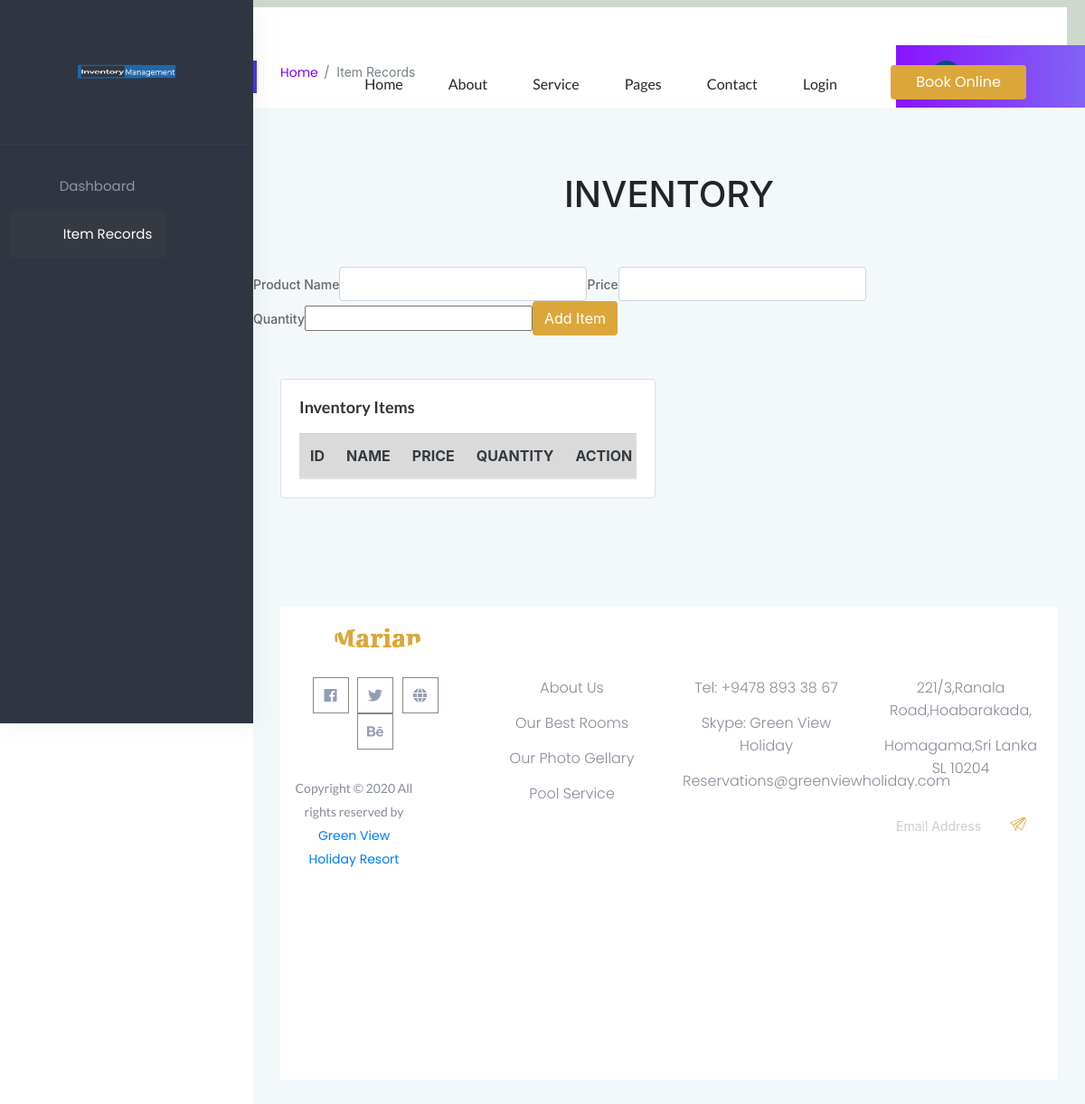
The app's page /InventoryManagement/table.php (signed in), older data.
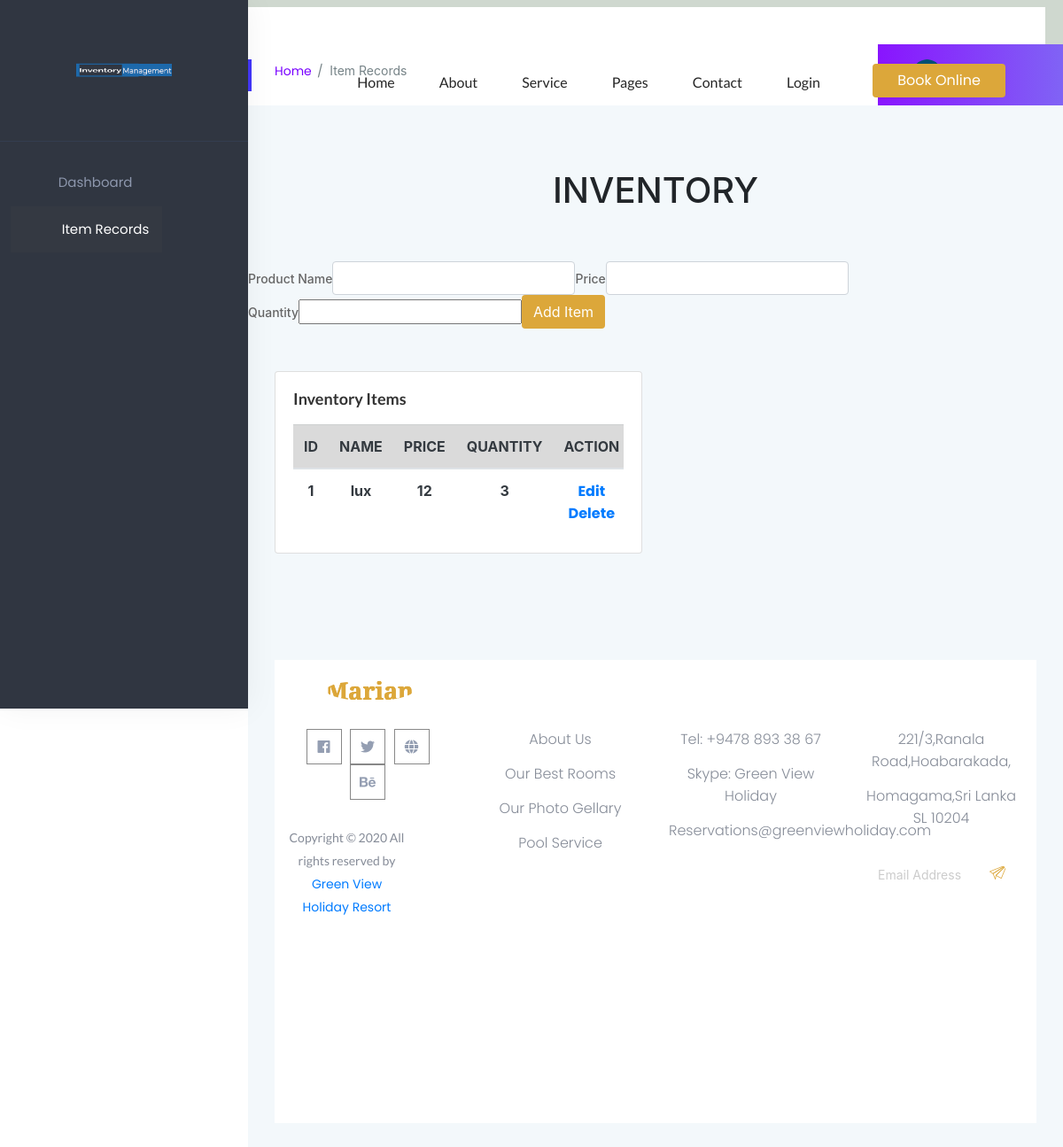
The same page, newer data.
### tables this page shows
CREATE TABLE `product` (
  `product_id` int(20) NOT NULL,
  `product_name` varchar(30) NOT NULL,
  `price` float NOT NULL,
  `quantity` int(10) NOT NULL
);

### InventoryManagement/table.php (the view, shortened to what the rows shown need)
<!doctype html>
<html class="no-js" lang="en">
<head>
<head>
    <link rel="stylesheet" href="assets/css/bootstrap.min.css">
    <link rel="stylesheet" href="assets/css/owl.carousel.min.css">
    <link rel="stylesheet" href="assets/css/gijgo.css">
    <link rel="stylesheet" href="assets/css/slicknav.css">
    <link rel="stylesheet" href="assets/css/animate.min.css">
    <link rel="stylesheet" href="assets/css/magnific-popup.css">
    <link rel="stylesheet" href="assets/css/fontawesome-all.min.css">
    <link rel="stylesheet" href="assets/css/themify-icons.css">
    <link rel="stylesheet" href="assets/css/themify-icons.css">
    <link rel="stylesheet" href="assets/css/slick.css">
    <link rel="stylesheet" href="assets/css/nice-select.css">
    <link rel="stylesheet" href="assets/css/style.css">
    <link rel="stylesheet" href="assets/css/responsive.css">
</head>
    <link rel="stylesheet" href="assets/css/bootstrap.min.css">
    <link rel="stylesheet" href="assets/css/font-awesome.min.css">
    <link rel="stylesheet" href="assets/css/themify-icons.css">
    <link rel="stylesheet" href="assets/css/metisMenu.css">
    <link rel="stylesheet" href="assets/css/owl.carousel.min.css">
    <link rel="stylesheet" href="assets/css/slicknav.min.css">
    <link rel="stylesheet" href="https://www.amcharts.com/lib/3/plugins/export/export.css" type="text/css" media="all" />
    <link rel="stylesheet" href="assets/css/typography.css">
    <link rel="stylesheet" href="assets/css/default-css.css">
    <link rel="stylesheet" href="assets/css/styles.css">
    <link rel="stylesheet" href="assets/css/responsive.css">
</head>
<body>
    <div class="page-container">
        <div class="main-content">
            <div>
            <br><br><br>
     <h1 style="text-align:center">INVENTORY</h1>
     <br><br>
            <body>
</body>
            <div class="main-content-inner">
                <div class="row">
                    <div class="col-lg-6 mt-5">
                        <div class="card">
                            <div class="card-body">
                                <div class="single-table">
                                    <div class="table-responsive">
                                        <table class="table text-dark text-center">
                                            <thead class="text-uppercase">
                                                <tr class="table-active">
                                                    <th scope="col">ID</th>
                                                    <th scope="col">Name</th>
                                                    <th scope="col">Price</th>
                                                    <th scope="col">Quantity</th>
													 <th scope="col">Action</th>
                                                </tr>
                                            </thead>
                                            </body>
			<?php
               $conn = new mysqli("localhost","root","","inventorymanagement");
               $sql = "SELECT * FROM product";
               $result = $conn->query($sql);
					$count=0;
               if ($result -> num_rows >  0) {
                 while ($row = $result->fetch_assoc())
				 {
					  $count=$count+1;
                   ?>
                   <tr>
                    <th><?php echo $count ?></th>
                      <th><?php echo $row["product_name"] ?></th>
                      <th><?php echo $row["price"]  ?></th>
                      <th><?php echo $row["quantity"]  ?></th>
					  <th> <a href="up"Edit</a><a href="edit.php?id=<?php echo $row["product_id"] ?>">Edit</a> <a href="up"Edit</a><a href="delete.php?id=<?php echo $row["product_id"] ?>">Delete</a></th>
                    </tr>
            <?php
                 }
               }
            ?>
<html>
<head>
	<link rel="stylesheet" type="text/css" href="style.css">
	<link rel="stylesheet" href="https://maxcdn.bootstrapcdn.com/bootstrap/4.0.0-alpha.6/css/bootstrap.min.css">
</head>
</html>
    <br><br><br><br><br>
</body>
</html>

Row changes from the older to the newer data that the page shows:
added product: product_name "lux", price "12", quantity "3"
